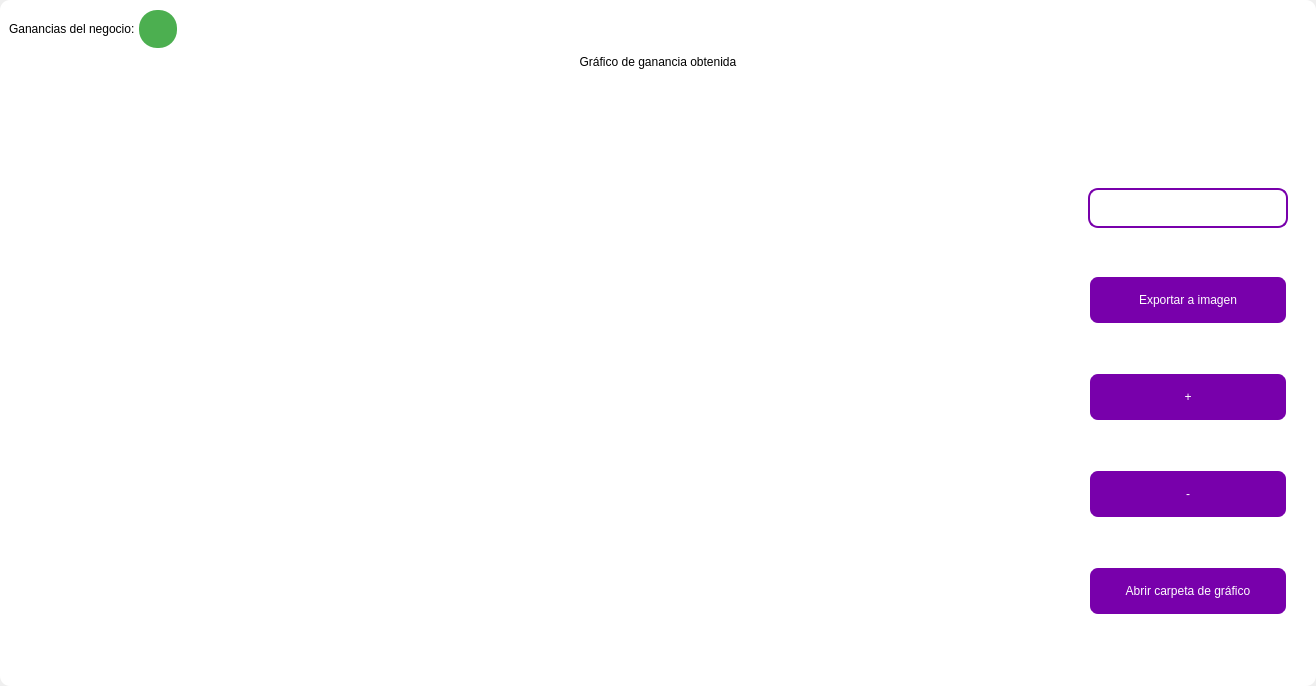
<?xml version="1.0" encoding="UTF-8"?>
<ui version="4.0">
 <class>MainWindow</class>
 <widget class="QMainWindow" name="MainWindow">
  <property name="geometry">
   <rect>
    <x>0</x>
    <y>0</y>
    <width>1316</width>
    <height>686</height>
   </rect>
  </property>
  <property name="windowTitle">
   <string>MainWindow</string>
  </property>
  <property name="styleSheet">
   <string notr="true"/>
  </property>
  <widget class="QWidget" name="centralwidget">
   <property name="styleSheet">
    <string notr="true"/>
   </property>
   <layout class="QVBoxLayout" name="verticalLayout">
    <property name="spacing">
     <number>0</number>
    </property>
    <property name="leftMargin">
     <number>0</number>
    </property>
    <property name="topMargin">
     <number>0</number>
    </property>
    <property name="rightMargin">
     <number>0</number>
    </property>
    <property name="bottomMargin">
     <number>0</number>
    </property>
    <item>
     <widget class="QFrame" name="frame">
      <property name="enabled">
       <bool>true</bool>
      </property>
      <property name="styleSheet">
       <string notr="true">
QFrame {
border-radius:10px;
	background-color: rgb(255, 255, 255);
 }
</string>
      </property>
      <property name="frameShape">
       <enum>QFrame::StyledPanel</enum>
      </property>
      <property name="frameShadow">
       <enum>QFrame::Raised</enum>
      </property>
      <layout class="QVBoxLayout" name="verticalLayout_2">
       <item>
        <widget class="QFrame" name="frame_superior">
         <property name="minimumSize">
          <size>
           <width>0</width>
           <height>40</height>
          </size>
         </property>
         <property name="maximumSize">
          <size>
           <width>16777215</width>
           <height>40</height>
          </size>
         </property>
         <property name="styleSheet">
          <string notr="true">QPushButton{
border-radius:18px;
}

QPushButton:hover{
	background-color: rgb(0, 0, 0);
}
</string>
         </property>
         <property name="frameShape">
          <enum>QFrame::StyledPanel</enum>
         </property>
         <property name="frameShadow">
          <enum>QFrame::Raised</enum>
         </property>
         <layout class="QHBoxLayout" name="horizontalLayout_3">
          <property name="spacing">
           <number>4</number>
          </property>
          <property name="leftMargin">
           <number>0</number>
          </property>
          <property name="topMargin">
           <number>0</number>
          </property>
          <property name="rightMargin">
           <number>0</number>
          </property>
          <property name="bottomMargin">
           <number>0</number>
          </property>
          <item>
           <widget class="QLabel" name="label_3">
            <property name="styleSheet">
             <string notr="true">color: rgb(0, 0, 0);
font: 15pt &quot;MS Shell Dlg 2&quot;;</string>
            </property>
            <property name="text">
             <string>Ganancias del negocio:</string>
            </property>
           </widget>
          </item>
          <item>
           <widget class="QPushButton" name="btn_exit_2">
            <property name="minimumSize">
             <size>
              <width>38</width>
              <height>38</height>
             </size>
            </property>
            <property name="maximumSize">
             <size>
              <width>38</width>
              <height>38</height>
             </size>
            </property>
            <property name="cursor">
             <cursorShape>ArrowCursor</cursorShape>
            </property>
            <property name="styleSheet">
             <string notr="true">background-color: #4CAF50;</string>
            </property>
            <property name="text">
             <string/>
            </property>
            <property name="iconSize">
             <size>
              <width>35</width>
              <height>35</height>
             </size>
            </property>
           </widget>
          </item>
          <item>
           <spacer name="horizontalSpacer_2">
            <property name="orientation">
             <enum>Qt::Horizontal</enum>
            </property>
            <property name="sizeHint" stdset="0">
             <size>
              <width>443</width>
              <height>20</height>
             </size>
            </property>
           </spacer>
          </item>
          <item>
           <widget class="QPushButton" name="btn_exit">
            <property name="minimumSize">
             <size>
              <width>38</width>
              <height>38</height>
             </size>
            </property>
            <property name="maximumSize">
             <size>
              <width>38</width>
              <height>38</height>
             </size>
            </property>
            <property name="cursor">
             <cursorShape>PointingHandCursor</cursorShape>
            </property>
            <property name="text">
             <string/>
            </property>
            <property name="iconSize">
             <size>
              <width>35</width>
              <height>35</height>
             </size>
            </property>
           </widget>
          </item>
          <item>
           <widget class="QPushButton" name="bt_minimizar">
            <property name="minimumSize">
             <size>
              <width>38</width>
              <height>38</height>
             </size>
            </property>
            <property name="maximumSize">
             <size>
              <width>38</width>
              <height>38</height>
             </size>
            </property>
            <property name="cursor">
             <cursorShape>PointingHandCursor</cursorShape>
            </property>
            <property name="text">
             <string/>
            </property>
            <property name="icon">
             <iconset>
              <normaloff>image/minus.svg</normaloff>image/minus.svg</iconset>
            </property>
            <property name="iconSize">
             <size>
              <width>38</width>
              <height>38</height>
             </size>
            </property>
           </widget>
          </item>
          <item>
           <widget class="QPushButton" name="bt_maximizar">
            <property name="minimumSize">
             <size>
              <width>38</width>
              <height>38</height>
             </size>
            </property>
            <property name="maximumSize">
             <size>
              <width>38</width>
              <height>38</height>
             </size>
            </property>
            <property name="cursor">
             <cursorShape>PointingHandCursor</cursorShape>
            </property>
            <property name="text">
             <string/>
            </property>
            <property name="icon">
             <iconset>
              <normaloff>image/chevron-up.svg</normaloff>image/chevron-up.svg</iconset>
            </property>
            <property name="iconSize">
             <size>
              <width>38</width>
              <height>38</height>
             </size>
            </property>
           </widget>
          </item>
          <item>
           <widget class="QPushButton" name="bt_restaurar">
            <property name="minimumSize">
             <size>
              <width>38</width>
              <height>38</height>
             </size>
            </property>
            <property name="maximumSize">
             <size>
              <width>38</width>
              <height>38</height>
             </size>
            </property>
            <property name="cursor">
             <cursorShape>PointingHandCursor</cursorShape>
            </property>
            <property name="text">
             <string/>
            </property>
            <property name="icon">
             <iconset>
              <normaloff>image/chevron-down.svg</normaloff>image/chevron-down.svg</iconset>
            </property>
            <property name="iconSize">
             <size>
              <width>38</width>
              <height>38</height>
             </size>
            </property>
           </widget>
          </item>
          <item>
           <widget class="QPushButton" name="bt_cerrar">
            <property name="minimumSize">
             <size>
              <width>38</width>
              <height>38</height>
             </size>
            </property>
            <property name="maximumSize">
             <size>
              <width>38</width>
              <height>38</height>
             </size>
            </property>
            <property name="cursor">
             <cursorShape>PointingHandCursor</cursorShape>
            </property>
            <property name="text">
             <string/>
            </property>
            <property name="icon">
             <iconset>
              <normaloff>image/x.svg</normaloff>image/x.svg</iconset>
            </property>
            <property name="iconSize">
             <size>
              <width>38</width>
              <height>38</height>
             </size>
            </property>
           </widget>
          </item>
         </layout>
        </widget>
       </item>
       <item>
        <widget class="QLabel" name="label">
         <property name="styleSheet">
          <string notr="true">font: 30pt &quot;MS Shell Dlg 2&quot;;
color: rgb(0, 0, 0);</string>
         </property>
         <property name="text">
          <string>Gráfico de ganancia obtenida</string>
         </property>
         <property name="alignment">
          <set>Qt::AlignCenter</set>
         </property>
        </widget>
       </item>
       <item>
        <widget class="QFrame" name="frame_3">
         <property name="minimumSize">
          <size>
           <width>0</width>
           <height>0</height>
          </size>
         </property>
         <property name="frameShape">
          <enum>QFrame::StyledPanel</enum>
         </property>
         <property name="frameShadow">
          <enum>QFrame::Raised</enum>
         </property>
         <layout class="QHBoxLayout" name="horizontalLayout_4">
          <property name="leftMargin">
           <number>9</number>
          </property>
          <property name="topMargin">
           <number>9</number>
          </property>
          <property name="rightMargin">
           <number>9</number>
          </property>
          <item>
           <widget class="QGraphicsView" name="graphics_view">
            <property name="dragMode">
             <enum>QGraphicsView::NoDrag</enum>
            </property>
            <property name="transformationAnchor">
             <enum>QGraphicsView::NoAnchor</enum>
            </property>
           </widget>
          </item>
          <item>
           <layout class="QVBoxLayout" name="verticalLayout_4">
            <property name="spacing">
             <number>10</number>
            </property>
            <property name="sizeConstraint">
             <enum>QLayout::SetDefaultConstraint</enum>
            </property>
            <property name="leftMargin">
             <number>10</number>
            </property>
            <property name="topMargin">
             <number>10</number>
            </property>
            <property name="rightMargin">
             <number>10</number>
            </property>
            <property name="bottomMargin">
             <number>10</number>
            </property>
            <item>
             <widget class="QLabel" name="label_2">
              <property name="minimumSize">
               <size>
                <width>10</width>
                <height>10</height>
               </size>
              </property>
              <property name="maximumSize">
               <size>
                <width>500</width>
                <height>10</height>
               </size>
              </property>
              <property name="styleSheet">
               <string notr="true">color: rgb(255, 255, 255);
font: 10pt &quot;MS Shell Dlg 2&quot;;</string>
              </property>
              <property name="text">
               <string>Ingresar nombre de la imagen</string>
              </property>
             </widget>
            </item>
            <item>
             <widget class="QLineEdit" name="name_imagetxt">
              <property name="sizePolicy">
               <sizepolicy hsizetype="Fixed" vsizetype="Fixed">
                <horstretch>0</horstretch>
                <verstretch>0</verstretch>
               </sizepolicy>
              </property>
              <property name="minimumSize">
               <size>
                <width>200</width>
                <height>35</height>
               </size>
              </property>
              <property name="maximumSize">
               <size>
                <width>150</width>
                <height>40</height>
               </size>
              </property>
              <property name="styleSheet">
               <string notr="true">QLabel {
	color: rgb(255, 255, 254);
	font: 12pt &quot;Arial&quot;;
	background-color: rgba(0, 0, 0,0);
}

QTextEdit{
background-color: rgba(0, 0, 0,0);
border-radius:10px; 
font: 12pt &quot;Arial&quot;;
color: rgb(255, 255, 254);
border: 2px solid  rgb(255, 255, 255);

}

QTextEdit:hover{
background-color: rgba(0, 0, 0,0);
border-radius:10px; 
font: 12pt &quot;Arial&quot;;
border: 2px solid  rgb(120, 0, 171);
}

QTextEdit:focus{
background-color: rgb(0, 0, 0);
border-radius:10px; 
font: 12pt &quot;Arial&quot;;
border: 2px solid rgb(120, 0, 171);
}

QLineEdit{
background-color: rgba(0, 0, 0,0);
border-radius:10px; 
font: 12pt &quot;Arial&quot;;
color: rgb(255, 255, 254);
border: 2px solid  rgb(120, 0, 171);
}

QLineEdit:hover{
background-color: rgba(0, 0, 0,0);
border-radius:10px; 
font: 12pt &quot;Arial&quot;;
border: 2px solid  rgb(120, 0, 171);
}

QLineEdit:focus{
background-color: rgb(0, 0, 0);
border-radius:10px; 
font: 12pt &quot;Arial&quot;;
border: 2px solid rgb(120, 0, 171);
}

QCheckBox{
	font: 12pt &quot;Arial&quot;;
	color: rgb(255, 255, 255);
}

QCheckBox::indicator {
    width: 18px;
    height:18px;
}

QCheckBox::indicator:unchecked {
   background-image: url(image/square.svg);
}

QCheckBox::indicator:checked {
   background-image: url(image/check-square.svg);
}

QPushButton{
border-radius:10px; 
font: 12pt &quot;Arial&quot;;
color: rgb(255, 255, 254);
border: 2px solid #ffffff;
}

QPushButton:hover{
border-radius:10px; 
font: 12pt &quot;Arial&quot;;
color: rgb(255, 255, 255);
border: 2px solid rgb(120, 0, 171);
	background-color: rgb(120, 0, 171);
}
</string>
              </property>
              <property name="alignment">
               <set>Qt::AlignLeading|Qt::AlignLeft|Qt::AlignVCenter</set>
              </property>
             </widget>
            </item>
            <item>
             <widget class="QPushButton" name="btn_export_image">
              <property name="minimumSize">
               <size>
                <width>50</width>
                <height>40</height>
               </size>
              </property>
              <property name="maximumSize">
               <size>
                <width>300</width>
                <height>50</height>
               </size>
              </property>
              <property name="cursor">
               <cursorShape>PointingHandCursor</cursorShape>
              </property>
              <property name="styleSheet">
               <string notr="true">QPushButton{
border-radius:10px; 
font: 12pt &quot;Arial&quot;;
color: rgb(255, 255, 254);
border: 2px solid #ffffff;
	background-color: rgb(120, 0, 171);
}

QPushButton:hover{
border-radius:10px; 
font: 12pt &quot;Arial&quot;;
color: rgb(255, 255, 255);
border: 2px solid rgb(120, 0, 171);
	background-color: rgb(120, 0, 171);
}</string>
              </property>
              <property name="text">
               <string>Exportar a imagen</string>
              </property>
              <property name="iconSize">
               <size>
                <width>35</width>
                <height>35</height>
               </size>
              </property>
             </widget>
            </item>
            <item>
             <widget class="QPushButton" name="zoom_in_button">
              <property name="minimumSize">
               <size>
                <width>0</width>
                <height>40</height>
               </size>
              </property>
              <property name="maximumSize">
               <size>
                <width>300</width>
                <height>50</height>
               </size>
              </property>
              <property name="cursor">
               <cursorShape>PointingHandCursor</cursorShape>
              </property>
              <property name="styleSheet">
               <string notr="true">QPushButton{
border-radius:10px; 
font: 12pt &quot;Arial&quot;;
color: rgb(255, 255, 254);
border: 2px solid #ffffff;
	background-color: rgb(120, 0, 171);
}

QPushButton:hover{
border-radius:10px; 
font: 12pt &quot;Arial&quot;;
color: rgb(255, 255, 255);
border: 2px solid rgb(120, 0, 171);
	background-color: rgb(120, 0, 171);
}</string>
              </property>
              <property name="text">
               <string>+</string>
              </property>
              <property name="iconSize">
               <size>
                <width>35</width>
                <height>35</height>
               </size>
              </property>
             </widget>
            </item>
            <item>
             <widget class="QPushButton" name="zoom_out_button">
              <property name="minimumSize">
               <size>
                <width>0</width>
                <height>40</height>
               </size>
              </property>
              <property name="maximumSize">
               <size>
                <width>300</width>
                <height>50</height>
               </size>
              </property>
              <property name="cursor">
               <cursorShape>PointingHandCursor</cursorShape>
              </property>
              <property name="styleSheet">
               <string notr="true">QPushButton{
border-radius:10px; 
font: 12pt &quot;Arial&quot;;
color: rgb(255, 255, 254);
border: 2px solid #ffffff;
	background-color: rgb(120, 0, 171);
}

QPushButton:hover{
border-radius:10px; 
font: 12pt &quot;Arial&quot;;
color: rgb(255, 255, 255);
border: 2px solid rgb(120, 0, 171);
	background-color: rgb(120, 0, 171);
}</string>
              </property>
              <property name="text">
               <string>-</string>
              </property>
              <property name="iconSize">
               <size>
                <width>35</width>
                <height>35</height>
               </size>
              </property>
             </widget>
            </item>
            <item>
             <widget class="QPushButton" name="open_explore_file">
              <property name="minimumSize">
               <size>
                <width>0</width>
                <height>40</height>
               </size>
              </property>
              <property name="maximumSize">
               <size>
                <width>300</width>
                <height>50</height>
               </size>
              </property>
              <property name="cursor">
               <cursorShape>PointingHandCursor</cursorShape>
              </property>
              <property name="styleSheet">
               <string notr="true">QPushButton{
border-radius:10px; 
font: 12pt &quot;Arial&quot;;
color: rgb(255, 255, 254);
border: 2px solid #ffffff;
	background-color: rgb(120, 0, 171);
}

QPushButton:hover{
border-radius:10px; 
font: 12pt &quot;Arial&quot;;
color: rgb(255, 255, 255);
border: 2px solid rgb(120, 0, 171);
	background-color: rgb(120, 0, 171);
}</string>
              </property>
              <property name="text">
               <string>Abrir carpeta de gráfico</string>
              </property>
              <property name="iconSize">
               <size>
                <width>35</width>
                <height>35</height>
               </size>
              </property>
             </widget>
            </item>
           </layout>
          </item>
         </layout>
        </widget>
       </item>
      </layout>
     </widget>
    </item>
   </layout>
  </widget>
 </widget>
 <resources/>
 <connections/>
</ui>
